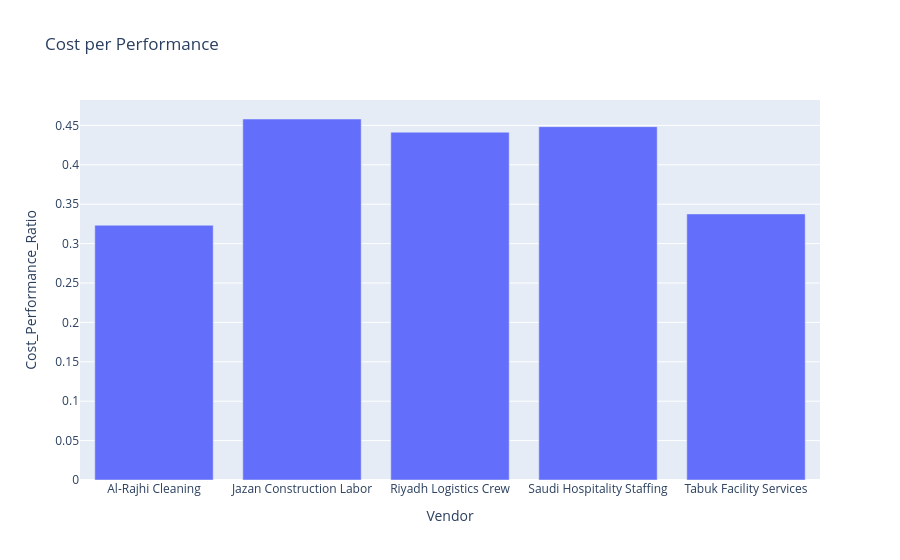

The notebook cell saved with this chart:
### Code cell
fig4 = px.bar(cost_efficiency_by_vendor, x='Vendor', y='Cost_Performance_Ratio', title='Cost per Performance')
fig4.show()

### Figure 1 — Plotly figure (JSON) as saved in the notebook; plotly's stock layout.template omitted (floating-point values rounded to 4 significant figures)
{"data": [{"hovertemplate": "Vendor=%{x}<br>Cost_Performance_Ratio=%{y}<extra></extra>", "legendgroup": "", "marker": {"color": "#636efa", "pattern": {"shape": ""}}, "name": "", "orientation": "v", "showlegend": false, "textposition": "auto", "type": "bar", "x": ["Al-Rajhi Cleaning", "Jazan Construction Labor", "Riyadh Logistics Crew", "Saudi Hospitality Staffing", "Tabuk Facility Services"], "xaxis": "x", "y": [0.3233, 0.4581, 0.4414, 0.4484, 0.3377], "yaxis": "y"}], "layout": {"barmode": "relative", "legend": {"tracegroupgap": 0}, "title": {"text": "Cost per Performance"}, "xaxis": {"anchor": "y", "domain": [0, 1], "title": {"text": "Vendor"}}, "yaxis": {"anchor": "x", "domain": [0, 1], "title": {"text": "Cost_Performance_Ratio"}}}}
